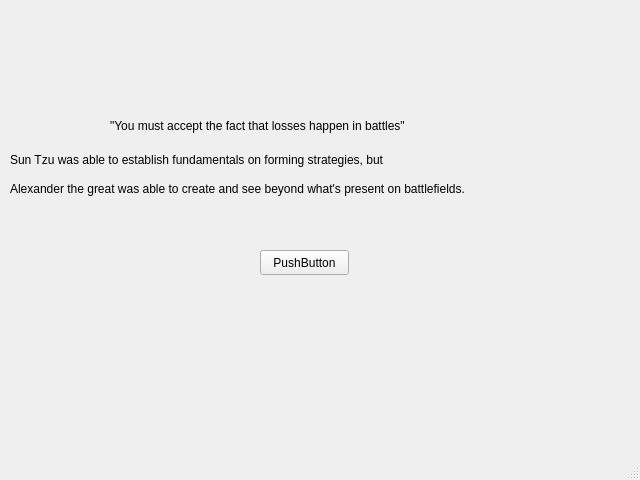
<?xml version="1.0" encoding="UTF-8"?>
<ui version="4.0">
 <class>NewWindow</class>
 <widget class="QMainWindow" name="NewWindow">
  <property name="geometry">
   <rect>
    <x>0</x>
    <y>0</y>
    <width>640</width>
    <height>480</height>
   </rect>
  </property>
  <property name="windowTitle">
   <string>MainWindow</string>
  </property>
  <widget class="QWidget" name="centralwidget">
   <widget class="QLabel" name="label">
    <property name="geometry">
     <rect>
      <x>110</x>
      <y>90</y>
      <width>391</width>
      <height>71</height>
     </rect>
    </property>
    <property name="text">
     <string>&quot;You must accept the fact that losses happen in battles&quot;</string>
    </property>
   </widget>
   <widget class="QLabel" name="label_2">
    <property name="geometry">
     <rect>
      <x>10</x>
      <y>150</y>
      <width>621</width>
      <height>20</height>
     </rect>
    </property>
    <property name="text">
     <string>Sun Tzu was able to establish fundamentals on forming strategies, but</string>
    </property>
   </widget>
   <widget class="QLabel" name="label_3">
    <property name="geometry">
     <rect>
      <x>10</x>
      <y>180</y>
      <width>621</width>
      <height>17</height>
     </rect>
    </property>
    <property name="text">
     <string>Alexander the great was able to create and see beyond what's present on battlefields.</string>
    </property>
   </widget>
   <widget class="QPushButton" name="pushButton">
    <property name="geometry">
     <rect>
      <x>260</x>
      <y>250</y>
      <width>89</width>
      <height>25</height>
     </rect>
    </property>
    <property name="text">
     <string>PushButton</string>
    </property>
   </widget>
  </widget>
  <widget class="QMenuBar" name="menubar">
   <property name="geometry">
    <rect>
     <x>0</x>
     <y>0</y>
     <width>640</width>
     <height>22</height>
    </rect>
   </property>
  </widget>
  <widget class="QStatusBar" name="statusbar"/>
 </widget>
 <resources/>
 <connections/>
</ui>
